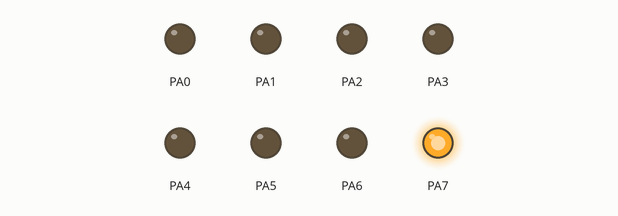
The program below on a simulated ATmega32, built with avr-gcc and emulated at 1 MHz. Shown: output pins drawn as LEDs (lit = HIGH).

Above: at 0.5 s.
At 2.5 s:
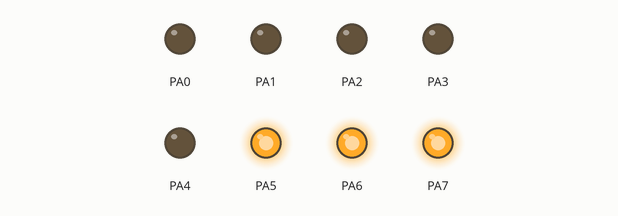
At 3.5 s:
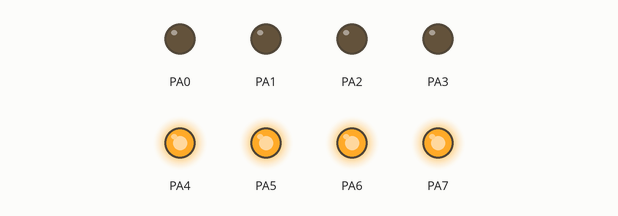
At 5.5 s:
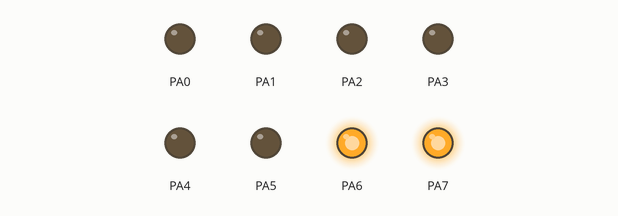
Timing chart, 0 to 6.9 s (numbered marks = the images above):
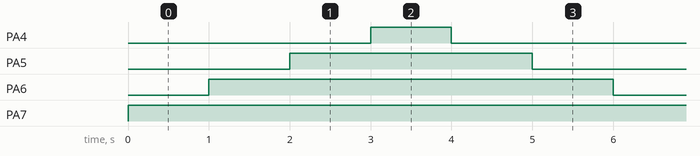

The program:

main.c
```c
/*
 * Zadanie2.c
 *
 * Created: 21.04.2022 12:38:09
 * Author : mpervov
 */
#ifndef F_CPU
#define F_CPU 1000000UL // 1 MHz clock speed
#endif
#include <avr/io.h>
#include <util/delay.h>


int main(void)
{
	DDRA=0xFF;
    while (1)
    {
		PORTA|=0b10000000;
		_delay_ms(1000);
		PORTA|=0b11000000;
		_delay_ms(1000);
		PORTA|=0b11100000;
		_delay_ms(1000);
		PORTA|=0b11110000;
		_delay_ms(1000);

		PORTA&=0b11100000;
		_delay_ms(1000);
		PORTA&=0b11000000;
		_delay_ms(1000);
		PORTA&=0b10000000;
    }
}
```

Measured:
- by itself, PA4: alternates HIGH for 1.0 s and LOW for 5.0 s
- by itself, PA5: alternates HIGH for 3.0 s and LOW for 3.0 s
- by itself, PA6: alternates HIGH for 5.0 s and LOW for 1.0 s
- by itself, PA7: LOW → HIGH at 0.00 s
